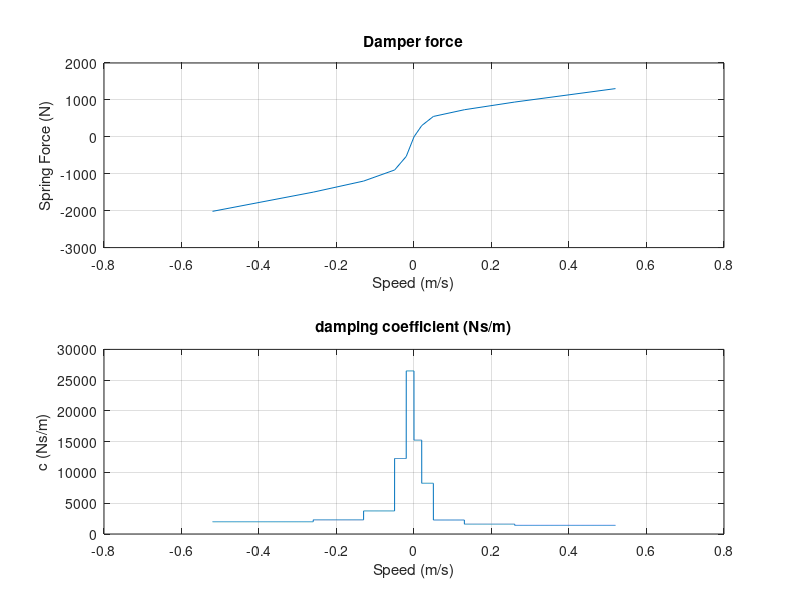

MATLAB code for this plot:
clear
clc

step = 0.0001;
% speed = [0.02 0.05 0.13 0.26 0.52]; %% m/s
% We define Compression = Z>0
%           Extension = Z<0
speed = [-0.52 -0.26 -0.13 -0.05 -0.02 0 0.02 0.05 0.13 0.26 0.52];
%% Front and rear

Force = [-2018 -1498 -1198 -898 -530 0 305 552 734 942 1306];
speed2 = [];

for i=1:1:(length(speed)-1)
    speed2 = [speed2 speed(i):step:(speed(i+1)-step)];
end
speed2 = [speed2 (speed2(length(speed2))+step)];
d_Force = [];
for i=1:1:(length(speed)-1)
    L = (speed(i+1)-speed(i))/step;
    slope = (Force(i+1) - Force(i))/(speed(i+1) - speed(i));
    d_Force = [d_Force ones(1, L)*slope];
end
d_Force = [d_Force d_Force(length(d_Force))];
d_Force = abs(d_Force);

c_damp = d_Force;
speed_damp = speed2;

% Comp_Force = [305 552 734 942 1306]; %% N
% Ext_Force = [530 898 1198 1498 2018];
% c_comp = Comp_Force(5)/speed(5);
% c_ext = Ext_Force(5)/speed(5);
% c = (c_comp + c_ext)/2;

figure(1)
clf
subplot(2,1,1)
plot(speed, Force)
title('Damper force')
xlabel('Speed (m/s)')
ylabel('Spring Force (N)')
grid on

subplot(2,1,2)
plot(speed_damp, c_damp)
title('damping coefficient (Ns/m)')
xlabel('Speed (m/s)')
ylabel('c (Ns/m)')
grid on



%% Save
F_damper = Force;
v_damper = speed;

Viraj = [speed' Force'];

save damper F_damper v_damper


